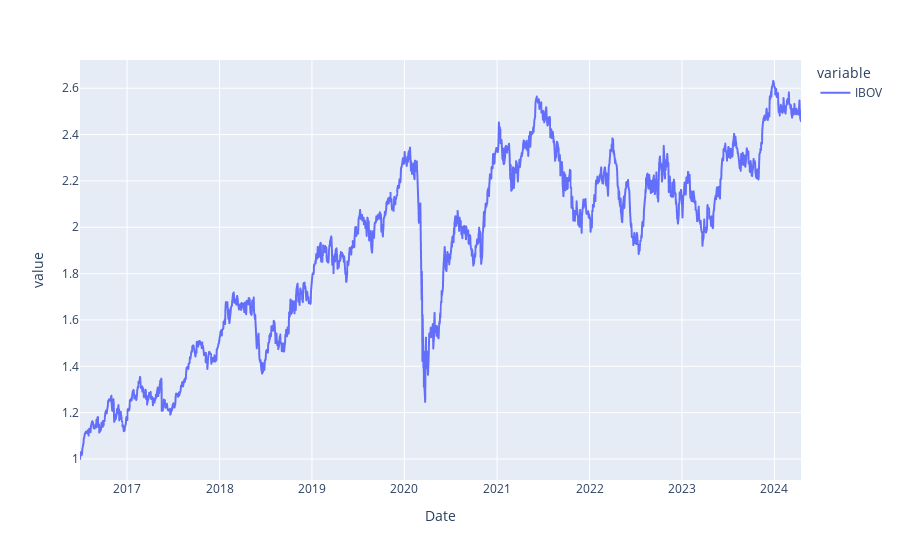

The code cell stored with this chart in its notebook:
### Code cell
px.line((1 + ibov_returns).cumprod())

### Figure 1 — Plotly figure (JSON) as saved in the notebook; plotly's stock layout.template omitted (floating-point values rounded to 4 significant figures; data arrays with more than 128 entries replaced by an {"elided": "..."} marker saying what was removed)
{"data": [{"hovertemplate": "variable=IBOV<br>Date=%{x}<br>value=%{y}<extra></extra>", "legendgroup": "IBOV", "line": {"color": "#636efa", "dash": "solid"}, "marker": {"symbol": "circle"}, "mode": "lines", "name": "IBOV", "showlegend": true, "type": "scattergl", "x": {"elided": "1933 str values"}, "xaxis": "x", "y": {"elided": "1933 float values"}, "yaxis": "y"}], "layout": {"legend": {"title": {"text": "variable"}, "tracegroupgap": 0}, "margin": {"t": 60}, "xaxis": {"anchor": "y", "domain": [0, 1], "title": {"text": "Date"}}, "yaxis": {"anchor": "x", "domain": [0, 1], "title": {"text": "value"}}}}
